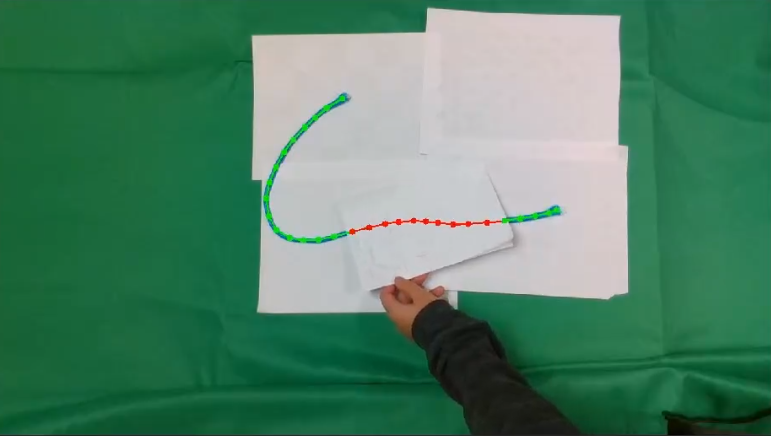
#> input picture images/ours.png, 771 x 436 px
$ python color_picker_improved.py ../../images/ours.png
#> lines starting #> are read from the running program, lines starting #| are printed output that depends on the picture; after the words box and inside, x2 and y2 are one past the last pixel; in counts of white or black regions, pixels touching at a corner belong together
import cv2
import argparse
import numpy as np

# Improved version of color picker. Displays HSV image separated by channel both with and without thresholding applied. Additional visualization of the binary segmentation mask in color picker window.
# Double clicking on a pixel in the "HSV separated" window prints out the channel value of that pixel.

def nothing(x):
    pass

ix,iy = -1,-1

# https://stackoverflow.com/questions/57401056/how-to-let-user-to-select-a-coordinate-in-an-image-and-take-those-coordinates-as
# stores mouse position in global variables ix(for x coordinate) and iy(for y coordinate)
# on double click inside the image
def select_point(event,x,y,flags,param):
    global ix,iy
    if event == cv2.EVENT_LBUTTONDBLCLK: # captures left button double-click
        ix,iy = x,y

        if ix < 640:
            h = hsv[iy, ix, 0]
            print("hue:", h)

        elif ix < 640*2:
            s = hsv[iy, ix-640, 1]
            print("saturation:", s)
        else:
            v = hsv[iy, ix - 1280, 2]
            print("value:", v)


parser = argparse.ArgumentParser(description="Pick HSV color threshold")
parser.add_argument("path", help="Indicate /full-or-relative/path/to/image_file.png")
args = parser.parse_args()
img_path = f"{args.path}"

# Create a window
cv2.namedWindow('image')

# create trackbars for color change
cv2.createTrackbar('HMin','image',0,179,nothing) # Hue is from 0-179 for Opencv
#> slider 'HMin' is set to 35
cv2.createTrackbar('SMin','image',0,255,nothing)
#> slider 'SMin' is set to 51
cv2.createTrackbar('VMin','image',0,255,nothing)
#> slider 'VMin' is set to 51
cv2.createTrackbar('HMax','image',0,179,nothing)
#> slider 'HMax' is set to 179
cv2.createTrackbar('SMax','image',0,255,nothing)
#> slider 'SMax' is set to 255
cv2.createTrackbar('VMax','image',0,255,nothing)
#> slider 'VMax' is set to 255

# Set default value for MAX HSV trackbars.
cv2.setTrackbarPos('HMax', 'image', 179)
cv2.setTrackbarPos('SMax', 'image', 255)
cv2.setTrackbarPos('VMax', 'image', 255)

# Initialize to check if HSV min/max value changes
hMin = sMin = vMin = hMax = sMax = vMax = 0
phMin = psMin = pvMin = phMax = psMax = pvMax = 0


img = cv2.imread(img_path)
#> img is the input picture: shape (436, 771, 3); mean B, G, R 103.5, 130.4, 80.3
img = cv2.resize(img, (640, 480))
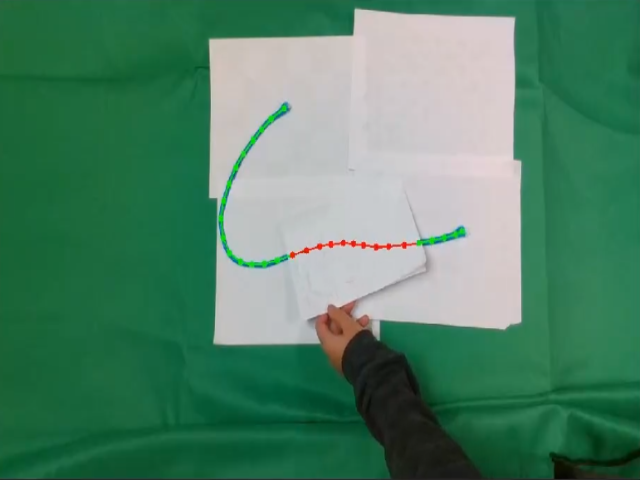
#> img: shape (480, 640, 3); mean B, G, R 103.5, 130.3, 80.3
output = img
waitTime = 33

while(1):

    # get current positions of all trackbars
    hMin = cv2.getTrackbarPos('HMin','image')
    sMin = cv2.getTrackbarPos('SMin','image')
    vMin = cv2.getTrackbarPos('VMin','image')

    hMax = cv2.getTrackbarPos('HMax','image')
    sMax = cv2.getTrackbarPos('SMax','image')
    vMax = cv2.getTrackbarPos('VMax','image')

    # Set minimum and max HSV values to display
    lower = np.array([hMin, sMin, vMin])
    upper = np.array([hMax, sMax, vMax])

    # Create HSV Image and threshold into a range.
    hsv = cv2.cvtColor(img, cv2.COLOR_BGR2HSV)
#> hsv: shape (480, 640, 3); mean H, S, V 77.2, 131.6, 132.7
    mask = cv2.inRange(hsv, lower, upper)
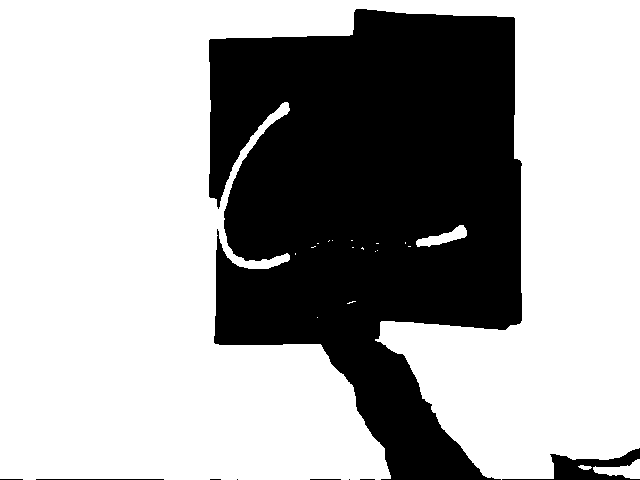
#> mask: shape (480, 640); 65.9% white; 9 black regions (4 under 20 px), largest, box (x1, y1, x2, y2) and area: (209, 9, 522, 480) 102979, (502, 448, 640, 480) 1526, (36, 479, 164, 480) 128, (310, 479, 341, 480) 31, (0, 479, 23, 480) 23
    output = cv2.bitwise_and(img,img, mask= mask)
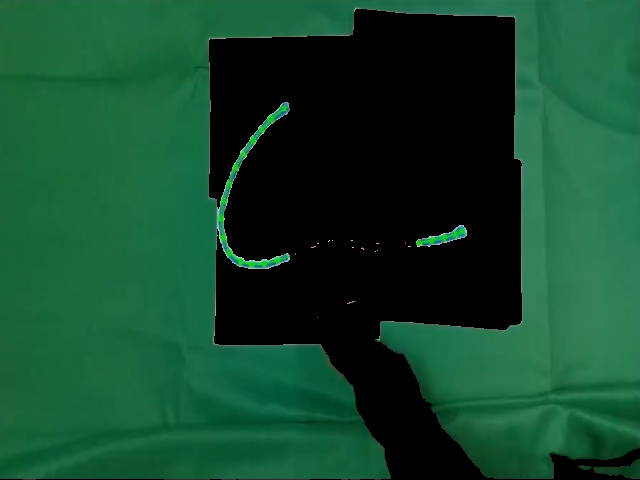
#> output: shape (480, 640, 3); mean B, G, R 43.7, 70.3, 18.7

    # Print if there is a change in HSV value
    if( (phMin != hMin) | (psMin != sMin) | (pvMin != vMin) | (phMax != hMax) | (psMax != sMax) | (pvMax != vMax) ):
        print("(hMin = %d , sMin = %d, vMin = %d), (hMax = %d , sMax = %d, vMax = %d)" % (hMin , sMin , vMin, hMax, sMax , vMax))
        phMin = hMin
        psMin = sMin
        pvMin = vMin
        phMax = hMax
        psMax = sMax
        pvMax = vMax

    # Display output image
    img_stacked = cv2.vconcat([output, cv2.cvtColor(mask, cv2.COLOR_GRAY2BGR)])
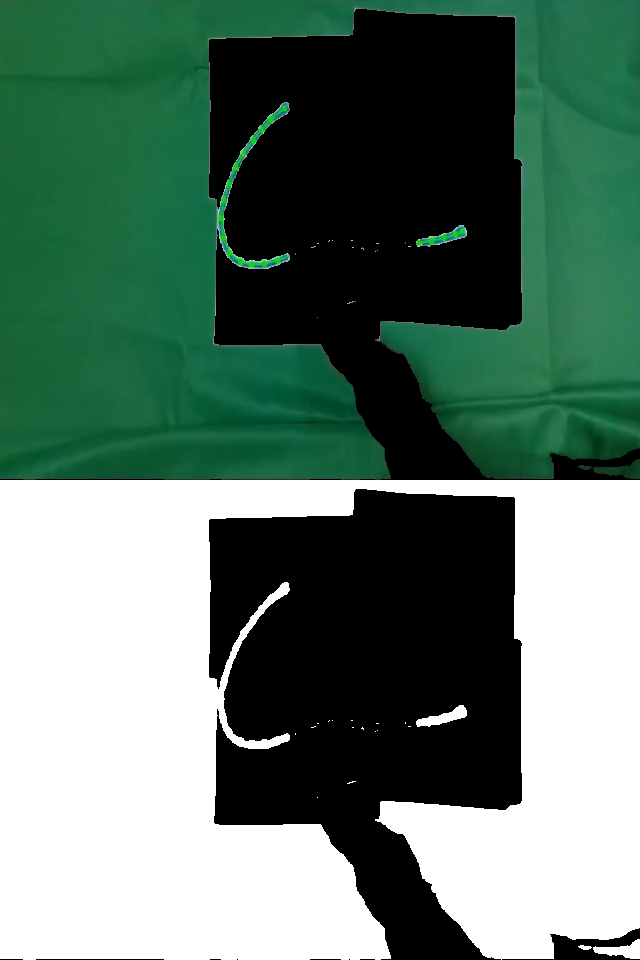
#> img_stacked: shape (960, 640, 3); mean B, G, R 105.9, 119.2, 93.4
    cv2.imshow('image', img_stacked)

    # Display HSV separated
    hsv_concat = cv2.hconcat([hsv[:, :, 0], hsv[:, :, 1], hsv[:, :, 2]])
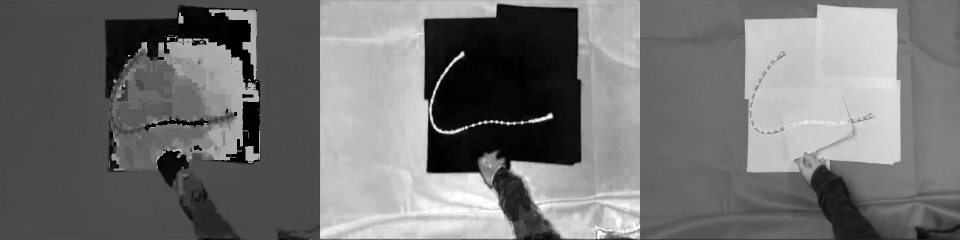
#> hsv_concat: shape (480, 1920) (shown at 1/2 size); min 0, max 255, mean 113.8

    cv2.namedWindow("HSV separated")
    cv2.setMouseCallback('HSV separated', select_point)
    cv2.imshow("HSV separated", hsv_concat)

    mask_h = cv2.inRange(hsv, (int(lower[0]), 0, 0), (int(upper[0]), 255, 255))
#> mask_h: shape (480, 640); 89.4% white; 122 black regions (106 under 20 px), largest, box (x1, y1, x2, y2) and area: (210, 11, 521, 327) 26472, (314, 298, 377, 374) 2633, (289, 236, 416, 262) 1018
    mask_s = cv2.inRange(hsv, (0, int(lower[1]), 0), (179, int(upper[1]), 255))
#> mask_s: shape (480, 640); 68.9% white; 22 black regions (17 under 20 px), largest, box (x1, y1, x2, y2) and area: (209, 9, 522, 444) 94097, (392, 463, 490, 480) 907, (409, 436, 441, 454) 253, (552, 478, 630, 480) 106, (363, 398, 368, 408) 21
    mask_v = cv2.inRange(hsv, (0, 0, int(lower[2])), (179, 255, int(upper[2])))
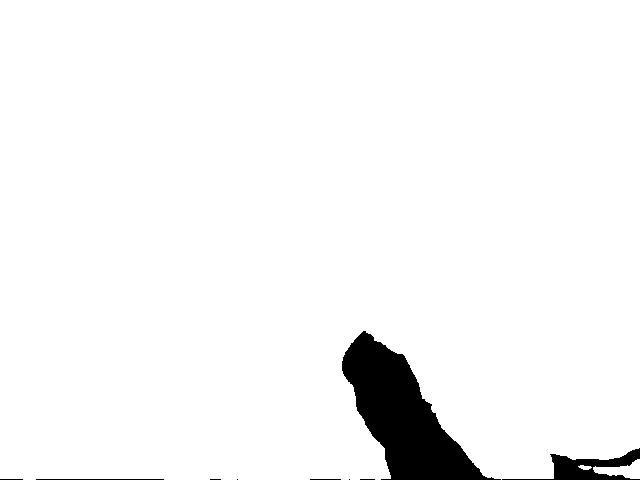
#> mask_v: shape (480, 640); 96.1% white; 9 black regions (4 under 20 px), largest, box (x1, y1, x2, y2) and area: (342, 331, 501, 480) 10117, (502, 448, 640, 480) 1526, (36, 479, 164, 480) 128, (310, 479, 341, 480) 31, (0, 479, 23, 480) 23

    mask_concat = cv2.hconcat([mask_h, mask_s, mask_v])
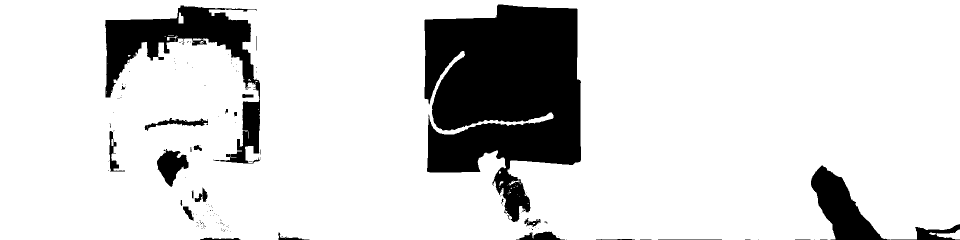
#> mask_concat: shape (480, 1920) (shown at 1/2 size); 84.8% white; 153 black regions (127 under 20 px), largest, box (x1, y1, x2, y2) and area: (849, 9, 1162, 444) 94097, (210, 11, 521, 327) 26472, (1622, 331, 1781, 480) 10117

    hsv_masked_concat = cv2.bitwise_and(hsv_concat, hsv_concat, mask=mask_concat)
    cv2.imshow("Masked HSV separated", hsv_masked_concat)

    # Wait longer to prevent freeze for videos.
    if cv2.waitKey(waitTime) & 0xFF == ord('q'):
#> (key q is pressed here)
        break

cv2.destroyAllWindows()
